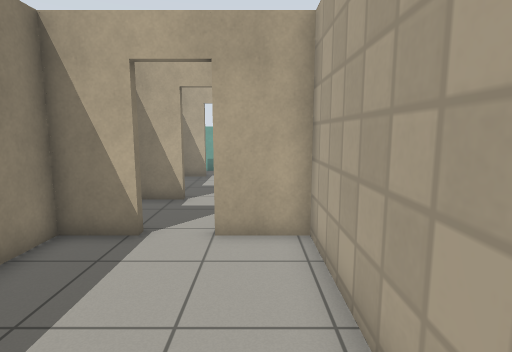
View 1 (above)

16 first-person views from a walk through a Gazebo world. The camera is 1.2 m above the floor, tilts 8° down and sees 80° across. The floor is counted in squares, 0.5 m on a side. Each view is taken from the middle of a square. On the plan, view 1 faces up. The plan holds only what a view shows up to about 18 squares ahead; the rest is blank. Gazebo's built-in surfaces are drawn with simple patterns.

View 2
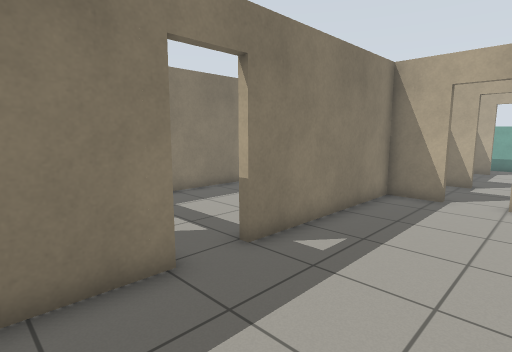

View 3
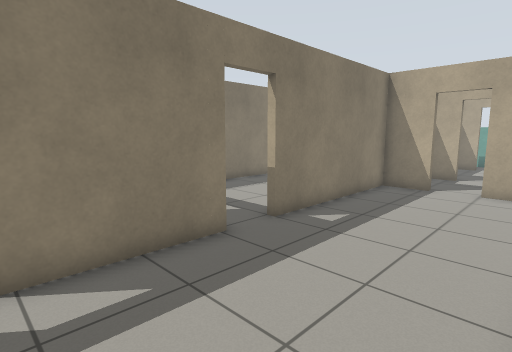

View 4
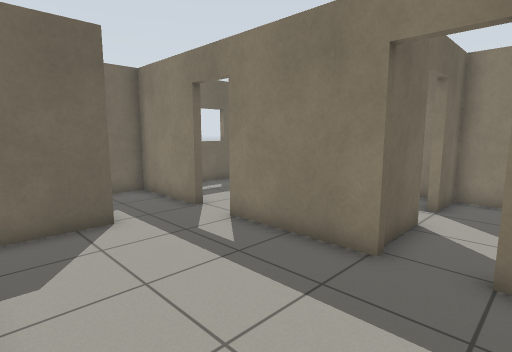

View 5
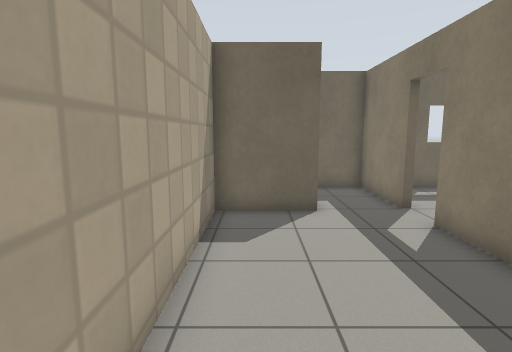

View 6
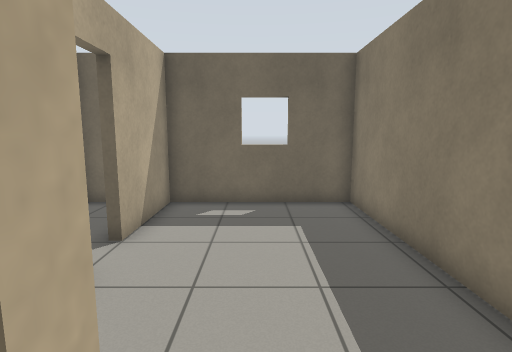

View 7
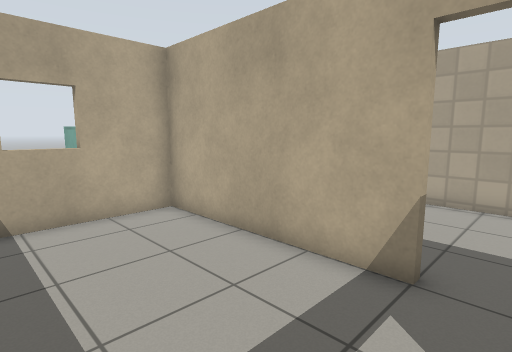

View 8
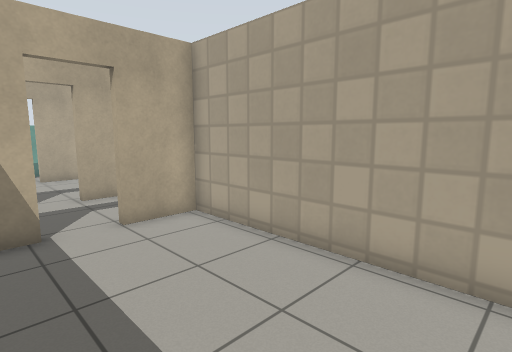

View 9
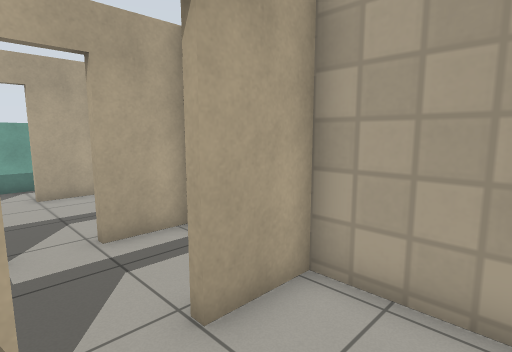

View 10
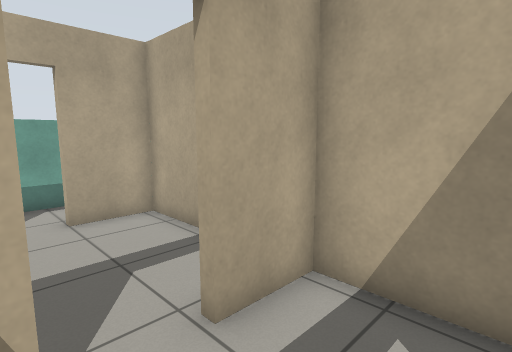

View 11
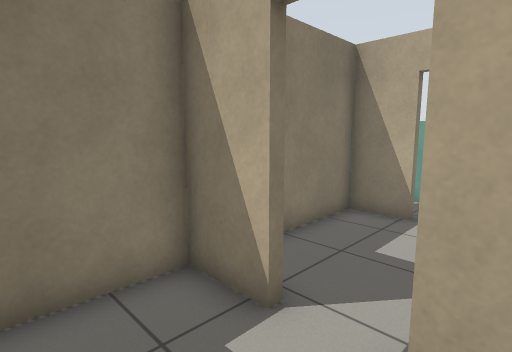

View 12
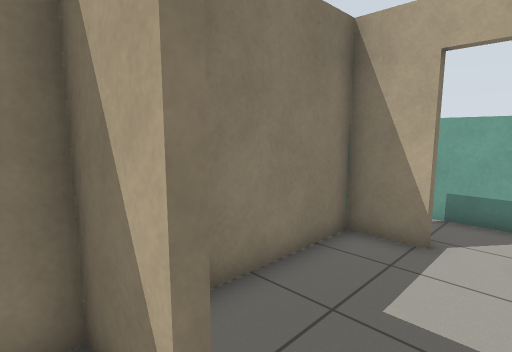

View 13
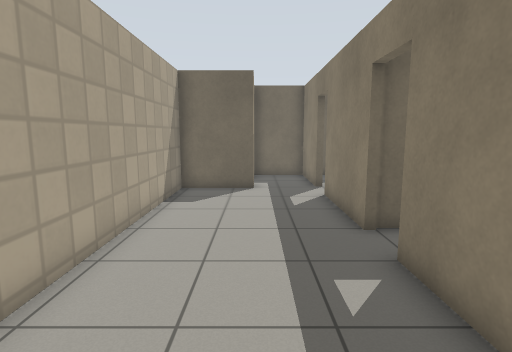

View 14
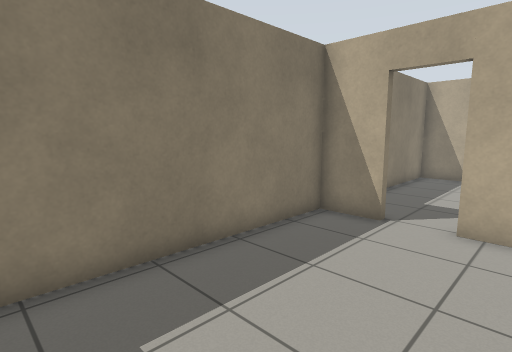

View 15
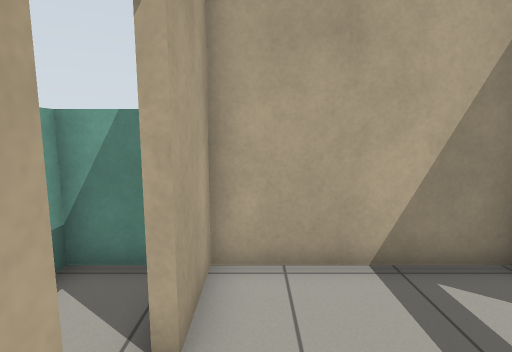

View 16
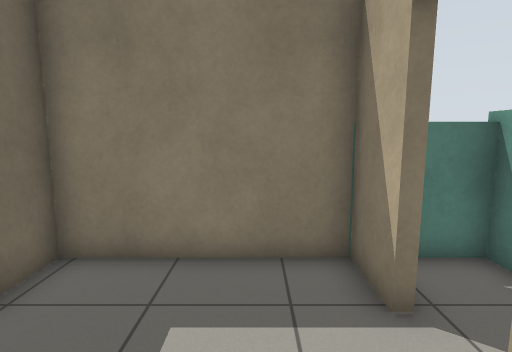

### Floor plan
Ten units are one square. View 1 is at (0, 0); x grows to the right and y downward. Boxes are objects, and circles mark ways between rooms. Rooms are numbered by the first view taken in them; rooms with no view inside come last. Other rooms are left out.
<svg viewBox="-118 -200 136 329">
<path fill="none" stroke="#000" d="M-47 25 -47 69M-20 82 13 82 13 -69 -10 -69M-26 -69 -47 -69 -47 6M-47 86 -47 124 -19 124M-50 6 -50 -69 -113 -69 -113 -14M-76 25 -47 25M-113 11 -113 25 -94 25M-26 -109 -47 -109 -47 -81M13 -81 13 -109 -9 -109M-94 28 -113 28 -113 124 -50 124 -50 86M-65 28 -76 28M-28 -168 -47 -168 -47 -112 -33 -112M13 -113 13 -168 -11 -168M-47 -195 -47 -181M13 -179 13 -194 -50 -194"/>
<circle cx="-50" cy="15" r="3" fill="#2a7"/>
<circle cx="-15" cy="-70" r="3" fill="#2a7"/>
<circle cx="-50" cy="75" r="3" fill="#2a7"/>
<circle cx="-85" cy="30" r="3" fill="#2a7"/>
<circle cx="-15" cy="-110" r="3" fill="#2a7"/>
<circle cx="-15" cy="-170" r="3" fill="#2a7"/>
<text x="-20" y="10">1</text>
<text x="-80" y="-20">2</text>
<text x="-20" y="-90">3</text>
<text x="-80" y="70">4</text>
<text x="-20" y="-140">5</text>
<text x="-20" y="-190">6</text>
</svg>
Room 1 opens to room 2. Room 1 opens to room 3. Room 1 opens to room 4. Room 2 opens to room 4. Room 3 opens to room 5. Room 5 opens to room 6.

Where each view was taken, in squares from view 1:
view 1: 0 up, 0 right, facing up
view 2: 5 down, 0 right, facing up-left
view 3: 7 down, 1 right, facing up-left
view 4: 0 up, 1 right, facing down-left
view 5: 1 up, 0 right, facing down
view 6: 2 down, 8 left, facing down
view 7: 2 down, 10 left, facing up-right
view 8: 1 down, 4 left, facing up-right
view 9: 4 up, 3 left, facing up-right
view 10: 8 up, 3 left, facing up-right
view 11: 8 up, 0 right, facing up-left
view 12: 10 up, 1 left, facing up-left
view 13: 5 up, 2 left, facing down
view 14: 11 down, 6 left, facing up-left
view 15: 16 up, 4 left, facing right
view 16: 15 up, 1 right, facing left
